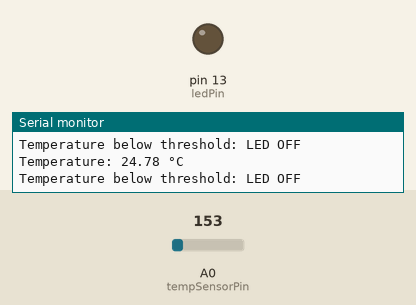
Bench run of a sketch on a simulated Arduino Uno, built with avr-gcc and run on an emulated ATmega328P. On the bench: output pins drawn as LEDs (lit = HIGH), the last lines printed to the serial monitor. Inputs (shaded band) come from the test bench; at power-on: A0 (tempSensorPin) = 153.

Above: at 1.8 s.
1.9 s: A0 (tempSensorPin) set to 173
At 2.8 s:
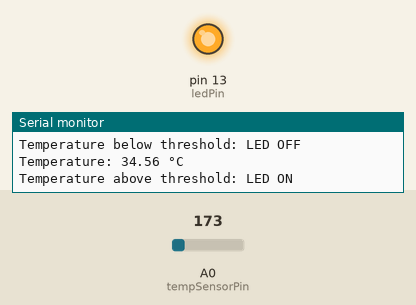
3.5 s: A0 (tempSensorPin) set to 133
At 4.4 s:
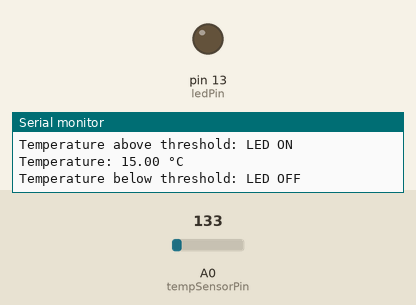
5.5 s: A0 (tempSensorPin) set to 165
At 7.2 s:
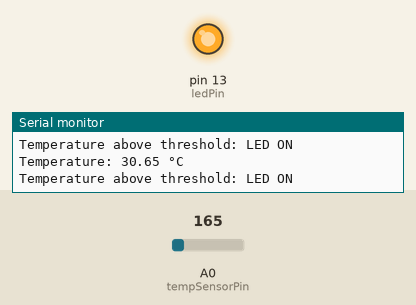
Timing chart, 0 to 8.7 s (numbered marks = the images above; inputs shaded):
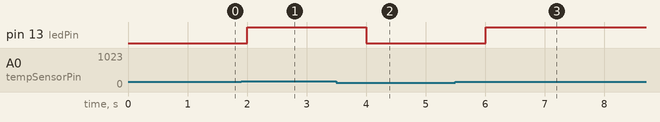

Measured:
- the behaviour switches between 163 and 164 on A0 (tempSensorPin) (found by bisection; images 0 and 1)
- after the input at 1.9 s, pin 13 (ledPin): LOW → HIGH after 0.10 s
- after the input at 3.5 s, pin 13 (ledPin): HIGH → LOW after 0.50 s
- after the input at 5.5 s, pin 13 (ledPin): LOW → HIGH after 0.51 s

The sketch:

m1_t1p1.ino
```cpp
const int tempSensorPin = A0; // Pin where the temperature sensor is connected
const int ledPin = 13; // Pin where the LED is connected (built-in LED)
const float thresholdTemperature = 30.0; // Threshold temperature in Celsius

void setup() {
  pinMode(ledPin, OUTPUT); // Set LED pin as output
  Serial.begin(9600); // Initialize serial communication
}

void loop() {
  int sensorValue = analogRead(tempSensorPin); // Read the temperature sensor
  float voltage = sensorValue * (5.0 / 1023.0); // Convert the analog reading to voltage
  float temperatureC = (voltage - 0.5) * 100.0; // Convert voltage to temperature in Celsius

  Serial.print("Temperature: ");
  Serial.print(temperatureC);
  Serial.println(" °C");

  if (temperatureC > thresholdTemperature) {
    digitalWrite(ledPin, HIGH); // Turn LED on
    Serial.println("Temperature above threshold: LED ON");
  } else {
    digitalWrite(ledPin, LOW); // Turn LED off
    Serial.println("Temperature below threshold: LED OFF");
  }
  delay(1000); // Wait for a second
}
```
